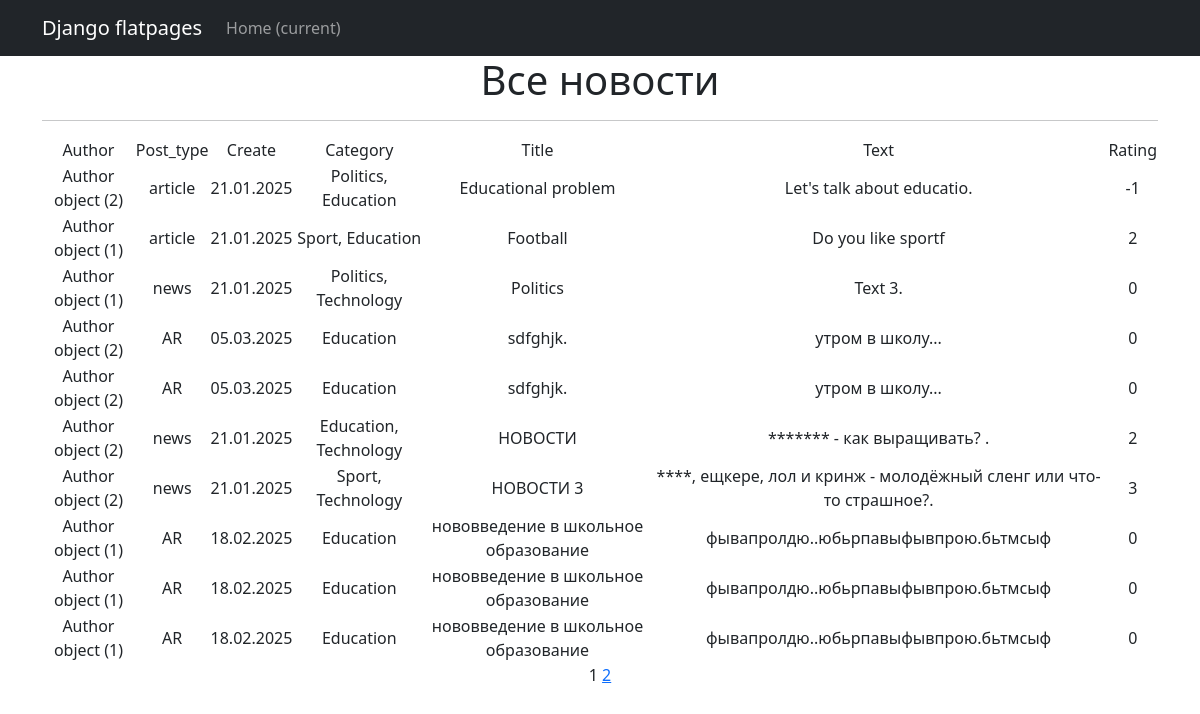
Page /news/ on the committed database.
### news/models.py (models this page shows, shortened)
class Post(models.Model):
    ARTICLE = 'AR'
    NEWS = 'NW'
    TYPES = (
        (ARTICLE, 'Статья'),
        (NEWS, 'Новость')
    )
    author = models.ForeignKey(Author, on_delete = models.CASCADE)
    post_type = models.CharField(max_length=2, choices= TYPES, default=ARTICLE)
    created_at = models.DateTimeField(auto_now_add=True)
    category = models.ManyToManyField(Category, through= 'PostCategory')
    title = models.CharField(max_length=255)
    text = models.TextField()
    rating = models.IntegerField(default=0)
    def __init__(self, *args, **kwargs):
        super().__init__(*args, **kwargs)  # Передаем аргументы корректно

class Author(models.Model):
    user = models.OneToOneField(User, on_delete= models.CASCADE)
    rating = models.IntegerField(default=0)

class Category(models.Model):
    name = models.CharField(max_length=255, unique = True)
    subscribers = models.ManyToManyField(User, related_name='subscribed_categories', blank=True)

### news/views.py (the view)
# urls.py: path('', NewsList.as_view(), name='news_list'),
class NewsList(ListView):
    model = Post
    ordering = 'title'
    template_name = 'news.html'
    context_object_name = 'news'
    paginate_by = 10
    def get_queryset(self):
        queryset = super().get_queryset()
        self.filterset = PostFilter(self.request.GET, queryset)
        return self.filterset.qs
    def get_context_data(self, **kwargs):
        context = super().get_context_data(**kwargs)
        context['filterset'] = self.filterset
        return context

### news/templatetags/custom_filters.py (called while the page is built)
@register.filter(name='censor')
def censor(value):
    for word in BAD_WORDS:
        value = value.replace(word, '*' * len(word))
    return value

### news/templatetags/custom_tags.py (called while the page is built)
@register.simple_tag(takes_context=True)
def url_replace(context, **kwargs):
   d = context['request'].GET.copy()
   for k, v in kwargs.items():
       d[k] = v
   return d.urlencode()

### templates/news.html (shortened to what this page needs)
{% extends 'flatpages/default.html' %}
{% load custom_tags %}
{% load custom_filters %}
{% block content %}
   <h1>Все новости </h1>
   <hr>
   {% if news %}
       <table>
           <tr>
               <td>Author</td>
               <td>Post_type</td>
               <td>Create </td>
               <td>Category</td>
               <td>Title</td>
               <td>Text</td>
               <td>Rating</td>
           </tr>
           {% for new in news %}
           <tr>
               <td>{{ new.author }}</td>
               <td>{{ new.post_type}}</td>
               <td>{{ new.created_at|date:"d.m.Y" }}</td>
               <td>
                   {% for category in new.category.all %}
                       {{ category.name }}{% if not forloop.last %}, {% endif %}
                   {% endfor %}
               </td>
               <td>{{ new.title }}</td>
               <td>{{ new.text|censor }}</td>
               <td>{{ new.rating }}</td>
           </tr>
           {% endfor %}
       </table>
   {% else %}
       <h2>Новостей нет!</h2>
   {% endif %}
   {{ page_obj.number }}
   {% if page_obj.has_next %}
       <a href="?{% url_replace page=page_obj.next_page_number %}">{{ page_obj.next_page_number }}</a>
   {% endif %}
{% endblock content %}

### rows in the picture
Post: author "Author object (2)", post_type "article", created_at "21.01.2025", title "Educational problem", text|censor "Let's talk about educatio.", rating "-1"
Category: name "Politics"
Category: name "Education"
Post: author "Author object (1)", post_type "article", created_at "21.01.2025", title "Football", text|censor "Do you like sportf", rating "2"
Category: name "Sport"
Post: author "Author object (1)", post_type "news", created_at "21.01.2025", title "Politics", text|censor "Text 3.", rating "0"
Category: name "Technology"
Post: author "Author object (2)", post_type "AR", created_at "05.03.2025", title "sdfghjk.", text|censor "утром в школу...", rating "0"
Post: author "Author object (2)", post_type "AR", created_at "05.03.2025", title "sdfghjk.", text|censor "утром в школу...", rating "0"
Post: author "Author object (2)", post_type "news", created_at "21.01.2025", title "НОВОСТИ", text|censor "******* - как выращивать? .", rating "2"
Post: author "Author object (2)", post_type "news", created_at "21.01.2025", title "НОВОСТИ 3", text|censor "****, ещкере, лол и кринж - молодёжный сленг или что-то страшное?.", rating "3"
Post: author "Author object (1)", post_type "AR", created_at "18.02.2025", title "нововведение в школьное образование", text|censor "фывапролдю..юбьрпавыфывпрою.бьтмсыф", rating "0"
Post: author "Author object (1)", post_type "AR", created_at "18.02.2025", title "нововведение в школьное образование", text|censor "фывапролдю..юбьрпавыфывпрою.бьтмсыф", rating "0"
Post: author "Author object (1)", post_type "AR", created_at "18.02.2025", title "нововведение в школьное образование", text|censor "фывапролдю..юбьрпавыфывпрою.бьтмсыф", rating "0"

### other values in the picture
{{ page_obj.number }} "1"
{{ page_obj.next_page_number }} "2"
